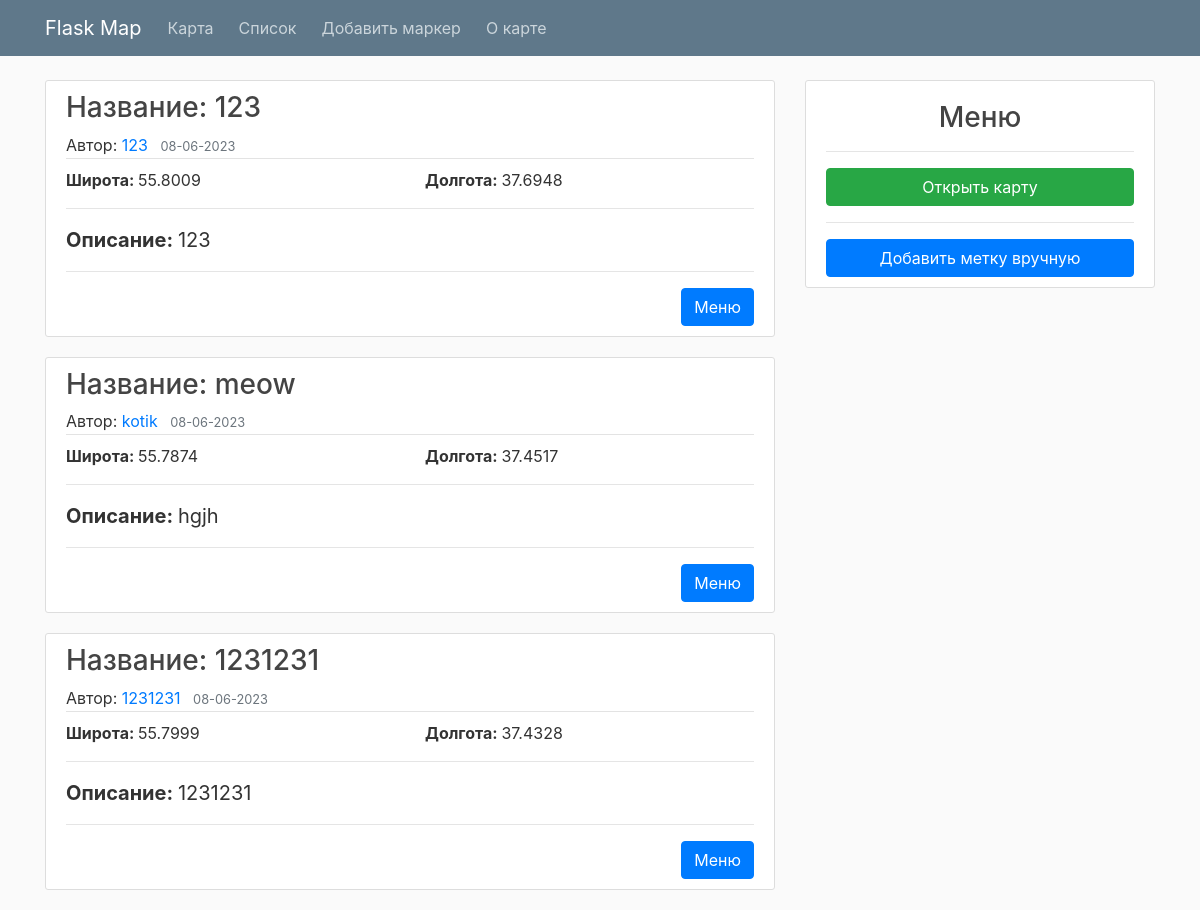
The page /home on the database its author committed.
### flaskmap/models.py (models this page shows, shortened)
class Marker(db.Model):
    id = db.Column(db.Integer, primary_key=True)
    name = db.Column(db.String(40), nullable=False)
    author = db.Column(db.String(30), nullable=False)
    latitude = db.Column(db.Float, nullable=False)
    longtitude = db.Column(db.Float, nullable=False)
    content = db.Column(db.String(200), nullable=False)
    date_posted = db.Column(db.DateTime, nullable=False, default=datetime.utcnow)
    color = db.Column(db.String(10), nullable=False, default='red')
    icon = db.Column(db.String(15), nullable=False, default='info-sign')

### flaskmap/routes.py (the view)
@app.route("/")
@app.route("/home")
def home():
    markers = Marker.query.all()
    return render_template('home.html', markers=markers, title='Home')

### flaskmap/templates/home.html
{% extends "layout.html" %}
{% block content %}
  {% for marker in markers %}
    <article class="media content-section">
      <div class="media-body">
        <H3 class="article-title">Название: {{ marker.name }}</H3>
        <div class="article-metadata">
          <span>Автор: </span><a class="mr-2" href="#">{{ marker.author }}</a>
          <small class="text-muted">{{ marker.date_posted.strftime('%d-%m-%Y') }}</small>
        </div>
        <div class="row">
          <span class="article-content col" style="margin-top: 5px;"><b>Широта: </b>{{ marker.latitude }}</span>
          <span class="article-content col" style="margin-top: 5px; float: right;"><b>Долгота: </b>{{ marker.longtitude }}</span>
        </div>
        <hr>
        <p class="article-content" style="font-size: 20px;"><b>Описание: </b>{{ marker.content }}</p>
        <hr>
        <a type="button" class="btn btn-primary" href="/comments/{{ marker.id }}" style="color: white; float: right;">Меню</a>
      </div>
    </article>
  {% endfor %}
{% endblock content %}
{% block sidebar %}
  <div class="col-md-4">
    <div class="content-section">
      <h3 style="text-align: center; padding-top: 10px;">Меню</h3><hr>
      <a type="button" class="btn btn-success col" href="/map">Открыть карту</a>
      <hr>
      <a type="button" class="btn btn-primary col" href="/add">Добавить метку вручную</a>
    </div>
  </div>
{% endblock sidebar %}

### flaskmap/static/main.css (style rules this page uses)
body { background: #fafafa; color: #333333; margin-top: 5rem; }
h1, h2, h3, h4, h5, h6 { color: #444444; }
.content-section { background: #ffffff; padding: 10px 20px; border: 1px solid #dddddd; border-radius: 3px; margin-bottom: 20px; }
.article-title { color: #444444; }
.article-content { white-space: pre-line; }
.article-metadata { padding-bottom: 1px; margin-bottom: 4px; border-bottom: 1px solid #e3e3e3 }

### rows shown on the page
Marker: name "123", author "123", date_posted "08-06-2023", latitude "55.8009", longtitude "37.6948", content "123"
Marker: name "meow", author "kotik", date_posted "08-06-2023", latitude "55.7874", longtitude "37.4517", content "hgjh"
Marker: name "1231231", author "1231231", date_posted "08-06-2023", latitude "55.7999", longtitude "37.4328", content "1231231"
